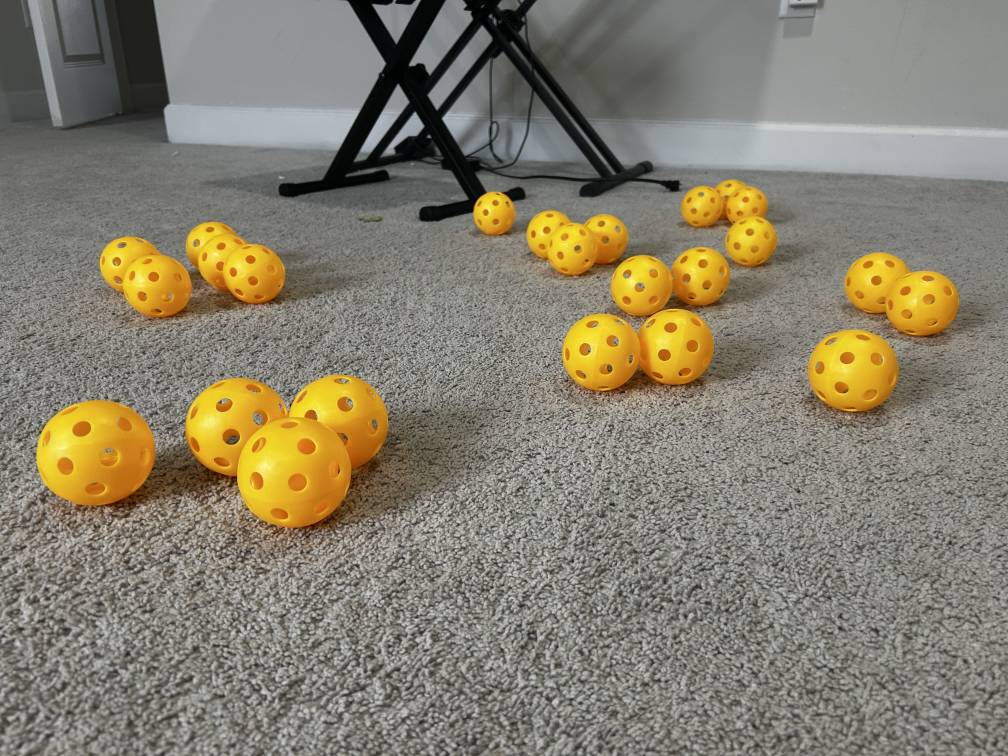
#> input picture image1.jpeg, 4032 x 3024 px, found by its file name (shown at 1/4 size)
$ python pollenextractor2.py
#> lines starting #> are read from the running program, lines starting #| are printed output that depends on the picture; after the words box and inside, x2 and y2 are one past the last pixel; in counts of white or black regions, pixels touching at a corner belong together
#Clump Tracker V3 Anish Thakare, 22012 Loose Screws
import os
import matplotlib.pyplot as plt
import cv2 as cv
import numpy as np

class Pollen:
    def __init__(self,x,y,radius,i):
        self.x=x
        self.y=y
        self.radius=radius
        self.i=i+1
    def pollenx(self):
        return self.x
    def polleny(self):
        return self.y
    def pollenrad(self):
        return 2.5*self.radius
# class Clump:
#     def __init__(self,num,):
#     self.num=
pollen_balls = []
big_clump_list=[]
def pollen_extractor():
    root = os.getcwd()
    img = cv.imread("/Users/rahulthakare/Downloads/clumpphotos/image1.jpeg")
#> img is the input picture: shape (3024, 4032, 3); mean B, G, R 109.2, 127.5, 133.9
    img = cv.resize(img, (1280, 960), interpolation=cv.INTER_AREA)
#> img: shape (960, 1280, 3)
    if img is None:
        print("IMAGE DID NOT LOAD")
        return
    #  carefully tuned hsv mask
    hsv_frame=cv.cvtColor(img, cv.COLOR_BGR2HSV)
#> hsv_frame: shape (960, 1280, 3); mean H, S, V 37.5, 40.9, 135
    low_yellow = np.array([16,68,100])
    high_yellow = np.array([35,255,255])
    yellow_mask = cv.inRange(hsv_frame, low_yellow, high_yellow)
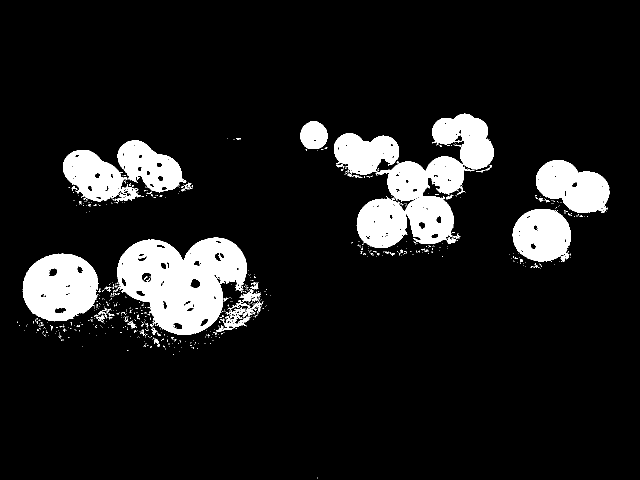
#> yellow_mask: shape (960, 1280) (shown at 1/2 size); 10.7% white; 702 white regions (661 under 20 px), largest, box (x1, y1, x2, y2) and area: (231, 475, 494, 670) 32123, (713, 227, 987, 496) 31843, (45, 507, 197, 643) 15369
    kernelC= np.ones((4,4), np.uint8)
    eroding = cv.erode(yellow_mask,kernelC)
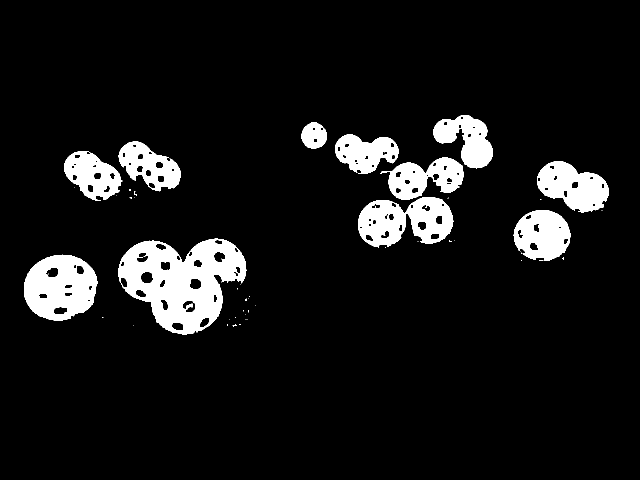
#> eroding: shape (960, 1280) (shown at 1/2 size); 8.8% white; 48 white regions (36 under 20 px), largest, box (x1, y1, x2, y2) and area: (237, 477, 493, 669) 28048, (48, 509, 195, 641) 13812, (716, 394, 907, 495) 12009
    _, binary = cv.threshold(eroding, 127, 255, cv.THRESH_BINARY)
    floodfill = binary.copy()
    h, w = binary.shape[:2]
    mask = np.zeros((h + 2, w + 2), np.uint8)
    cv.floodFill(floodfill, mask, (0, 0), 255)
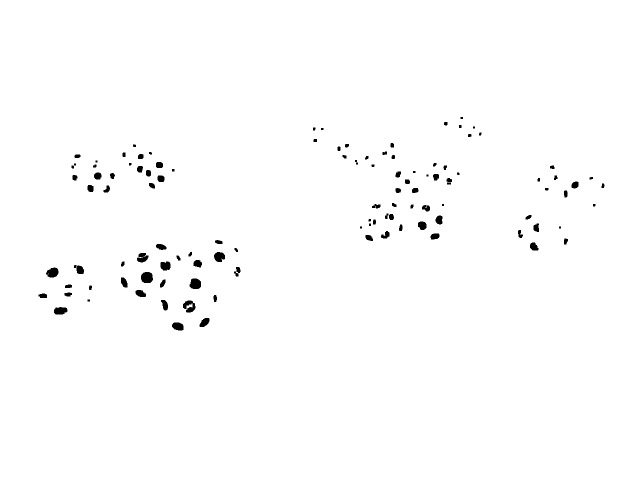
#> floodfill: shape (960, 1280) (shown at 1/2 size); 99.1% white; 114 black regions (9 under 20 px), largest, box (x1, y1, x2, y2) and area: (282, 544, 306, 566) 442, (379, 557, 402, 578) 397, (366, 601, 391, 625) 379
    floodfill_inv = cv.bitwise_not(floodfill)
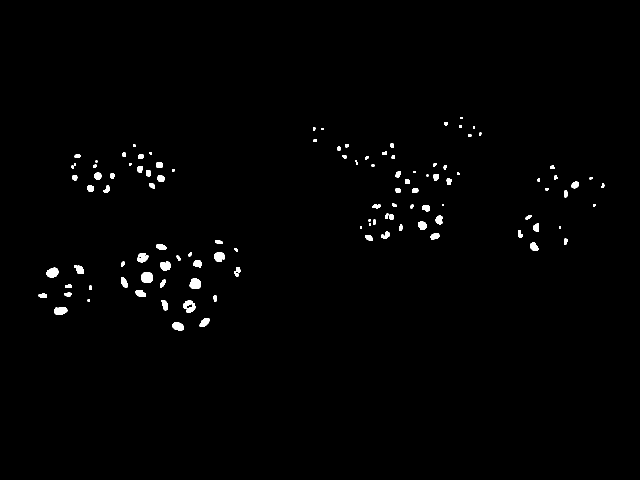
#> floodfill_inv: shape (960, 1280) (shown at 1/2 size); 0.94% white; 114 white regions (9 under 20 px), largest, box (x1, y1, x2, y2) and area: (282, 544, 306, 566) 442, (379, 557, 402, 578) 397, (366, 601, 391, 625) 379
    filled = binary | floodfill_inv
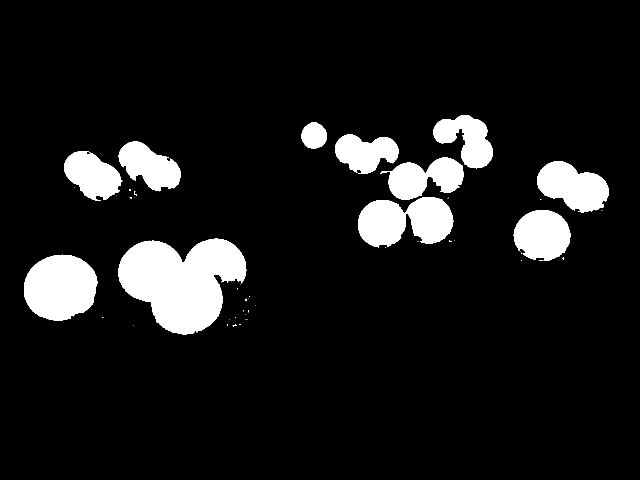
#> filled: shape (960, 1280) (shown at 1/2 size); 9.7% white; 47 white regions (35 under 20 px), largest, box (x1, y1, x2, y2) and area: (237, 477, 493, 669) 32387, (48, 509, 195, 641) 15125, (716, 394, 907, 495) 13621
    filled = cv.resize(filled, (1920, 1440), interpolation=cv.INTER_AREA)
#> filled: shape (1440, 1920)
    filled = cv.medianBlur(filled, 21)
    filledRGB = cv.cvtColor(filled, cv.COLOR_GRAY2RGB)
    circles = cv.HoughCircles(filled, cv.HOUGH_GRADIENT, dp=1, minDist=50, param1=200, param2=17, minRadius=35, maxRadius=150)
#> circles = 21 rows, first 8: [455.5, 824.5, 102.4], [1147.5, 673.5, 74.4], [644.5, 807.5, 92.7], [164.5, 866.5, 93.8], [568.5, 897.5, 98.1], [1634.5, 706.5, 75.1], [1288.5, 660.5, 69.9], [942.5, 406.5, 38.2]
    if circles is None:
        print("Hough found no circles.")
        return
    for i, circle in enumerate(circles[0, :]):
        x = int(circle[0])
        y = int(circle[1])
        r = int(circle[2])
        pollen = Pollen(x, y, r,i)
        pollen_balls.append(pollen)
        cv.circle(filledRGB, (x, y), r, ((x/6), (y/6), 2),10)
        cv.putText(
        filledRGB,
        str(i + 1),
        (x - 10, y + 10),
        cv.FONT_HERSHEY_SIMPLEX,
        1,
        (0, 0, 255),
        2
        )
#> this loop made 21 passes
#> (circle, x, y, r) on passes 1 to 8: ([455.5, 824.5, 102.4], 455, 824, 102), ([1147.5, 673.5, 74.4], 1147, 673, 74), ([644.5, 807.5, 92.7], 644, 807, 92), ([164.5, 866.5, 93.8], 164, 866, 93), ([568.5, 897.5, 98.1], 568, 897, 98), ([1634.5, 706.5, 75.1], 1634, 706, 75), ([1288.5, 660.5, 69.9], 1288, 660, 69), ([942.5, 406.5, 38.2], 942, 406, 38)
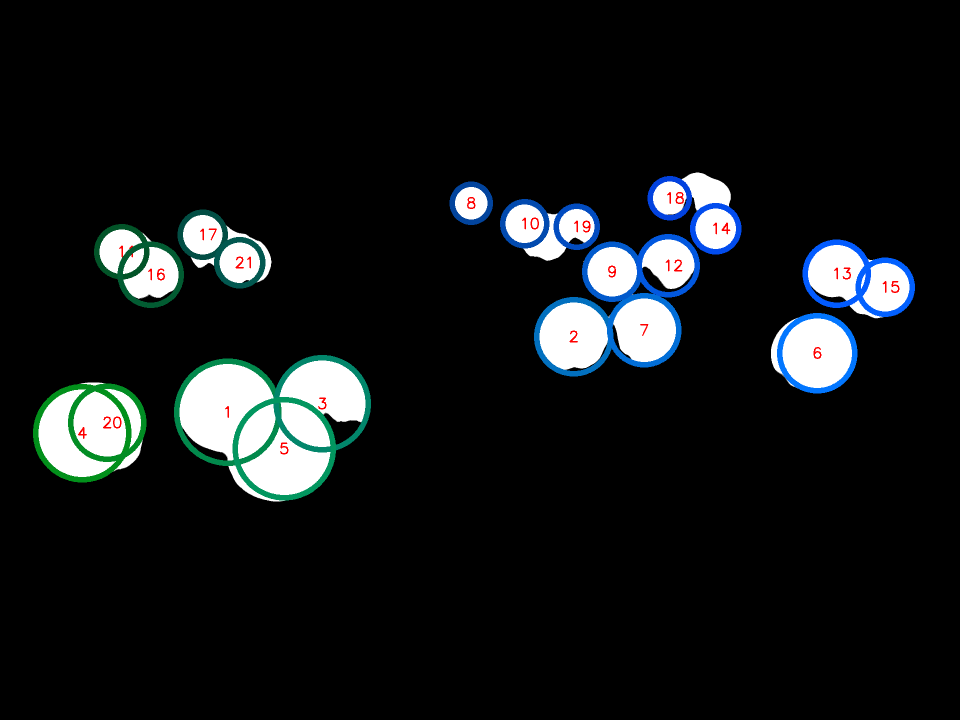
#> filledRGB: shape (1440, 1920, 3) (shown at 1/2 size); mean B, G, R 23.7, 22.6, 19.6
#> after the loop, pollen_balls = 21 items
    plt.figure("Figure 2")
    plt.imshow(filledRGB, )
    plt.show()
    for pollen in pollen_balls:
        lx,rx,uy,dy=pollen.pollenx()-pollen.pollenrad(),pollen.pollenx()+pollen.pollenrad(),pollen.polleny()+pollen.pollenrad(),pollen.polleny()-pollen.pollenrad()
        each_clump=[]
        for pollen in pollen_balls:
            if pollen.pollenx()>=lx and pollen.pollenx()<=rx and pollen.polleny()>=dy and pollen.polleny()<=uy:
                each_clump.append(pollen)
        big_clump_list.append(each_clump)
#> this loop made 21 passes
#> (lx, rx, uy, dy) on passes 1 to 8: (200, 710, 1079, 569), (962, 1332, 858, 488), (414, 874, 1037, 577), (-68.5, 396.5, 1098.5, 633.5), (323, 813, 1142, 652), (1446.5, 1821.5, 893.5, 518.5), (1115.5, 1460.5, 832.5, 487.5), (847, 1037, 501, 311)
#> after the loop, big_clump_list = 21 items

    for clump in big_clump_list:
        for ball in clump:
            print(f"x: {ball.x}, y: {ball.y}, radius: {ball.radius}, i: {ball.i}")
        print("-"*25)
#> this loop made 21 passes
#> (printed output is left out)
    for pollen in pollen_balls:
        print(pollen.x, pollen.y, pollen.radius)
    print("User exited the program.")
if __name__ == "__main__":
    pollen_extractor()

$ run again, with image10.jpeg copied over image1.jpeg
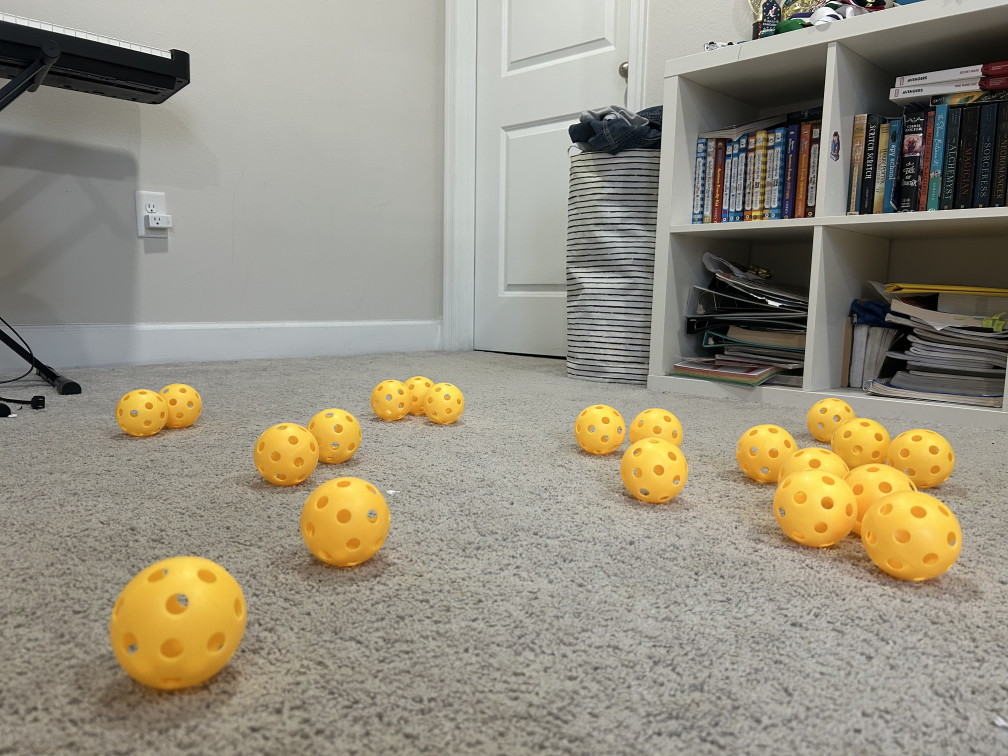
#> input picture image10.jpeg, 4032 x 3024 px, found by its file name (shown at 1/4 size)
#> in pollen_extractor, img is the input picture: shape (3024, 4032, 3); mean B, G, R 127.1, 143.4, 149.5
#> img: shape (960, 1280, 3)
#> hsv_frame: shape (960, 1280, 3); mean H, S, V 34.6, 40.5, 150.9
#> in pollen_extractor, `yellow_mask = cv.inRange(hsv_frame, low_yellow, high_yellow)`:
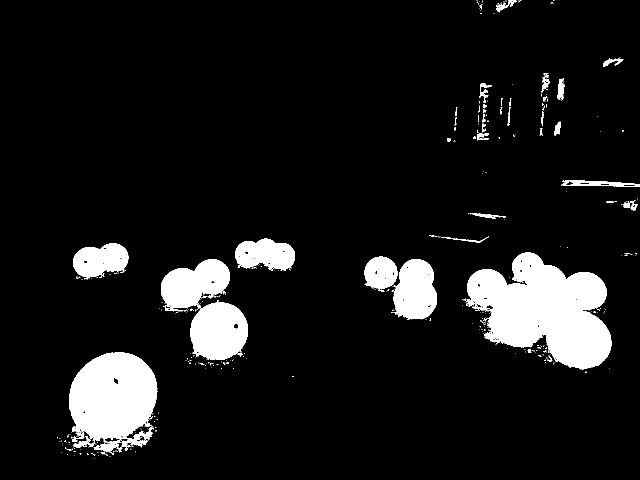
#> yellow_mask: shape (960, 1280) (shown at 1/2 size); 9.5% white; 405 white regions (360 under 20 px), largest, box (x1, y1, x2, y2) and area: (931, 505, 1223, 739) 41905, (138, 705, 315, 895) 25564, (322, 518, 496, 720) 19724
#> eroding: shape (960, 1280); 8.1% white; 77 white regions (55 under 20 px), largest, box (x1, y1, x2, y2) and area: (936, 507, 1222, 738) 38572, (140, 707, 313, 880) 22728, (383, 607, 495, 718) 9634
#> floodfill: shape (960, 1280); 99.8% white; 41 black regions (8 under 20 px), largest, box (x1, y1, x2, y2) and area: (226, 755, 239, 770) 158, (466, 647, 479, 660) 142, (966, 593, 977, 602) 78
#> circles = 15 rows, first 8: [659.5, 991.5, 82], [356.5, 1172.5, 112.5], [1246.5, 892.5, 62.8], [1142.5, 818.5, 45.2], [540.5, 867.5, 54.9], [1757.5, 1026.5, 74.6], [1250.5, 827.5, 47.6], [745.5, 762.5, 36.3]
#> the loop in pollen_extractor, `for i, circle in enumerate(circles[0, :]):` made 15 passes
#> (circle, x, y, r) on passes 1 to 8: ([659.5, 991.5, 82], 659, 991, 82), ([356.5, 1172.5, 112.5], 356, 1172, 112), ([1246.5, 892.5, 62.8], 1246, 892, 62), ([1142.5, 818.5, 45.2], 1142, 818, 45), ([540.5, 867.5, 54.9], 540, 867, 54), ([1757.5, 1026.5, 74.6], 1757, 1026, 74), ([1250.5, 827.5, 47.6], 1250, 827, 47), ([745.5, 762.5, 36.3], 745, 762, 36)
#> after the loop in pollen_extractor, `for i, circle in enumerate(circles[0, :]):`:
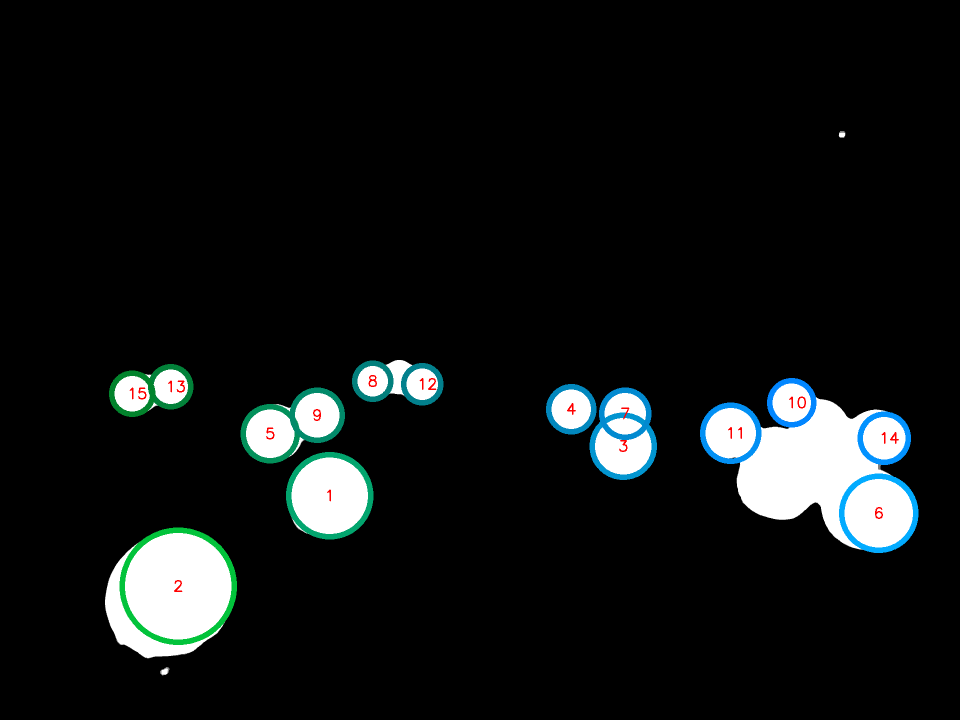
#> filledRGB: shape (1440, 1920, 3) (shown at 1/2 size); mean B, G, R 20.1, 20.1, 17.3
#> after the loop in pollen_extractor, `for i, circle in enumerate(circles[0, :]):`: pollen_balls = 15 items
#> the loop in pollen_extractor, `for pollen in pollen_balls:` made 15 passes
#> (lx, rx, uy, dy) on passes 1 to 8: (454, 864, 1196, 786), (76, 636, 1452, 892), (1091, 1401, 1047, 737), (1029.5, 1254.5, 930.5, 705.5), (405, 675, 1002, 732), (1572, 1942, 1211, 841), (1132.5, 1367.5, 944.5, 709.5), (655, 835, 852, 672)
#> the loop in pollen_extractor, `for clump in big_clump_list:` made 15 passes
#> (printed output is left out)
#> the loop in pollen_extractor, `for pollen in pollen_balls:` made 15 passes
#| 659 991 82
#| 356 1172 112
#| 1246 892 62
#| 1142 818 45
#| 540 867 54
#> (further printed lines are left out)

$ run again, with image11.jpeg copied over image1.jpeg
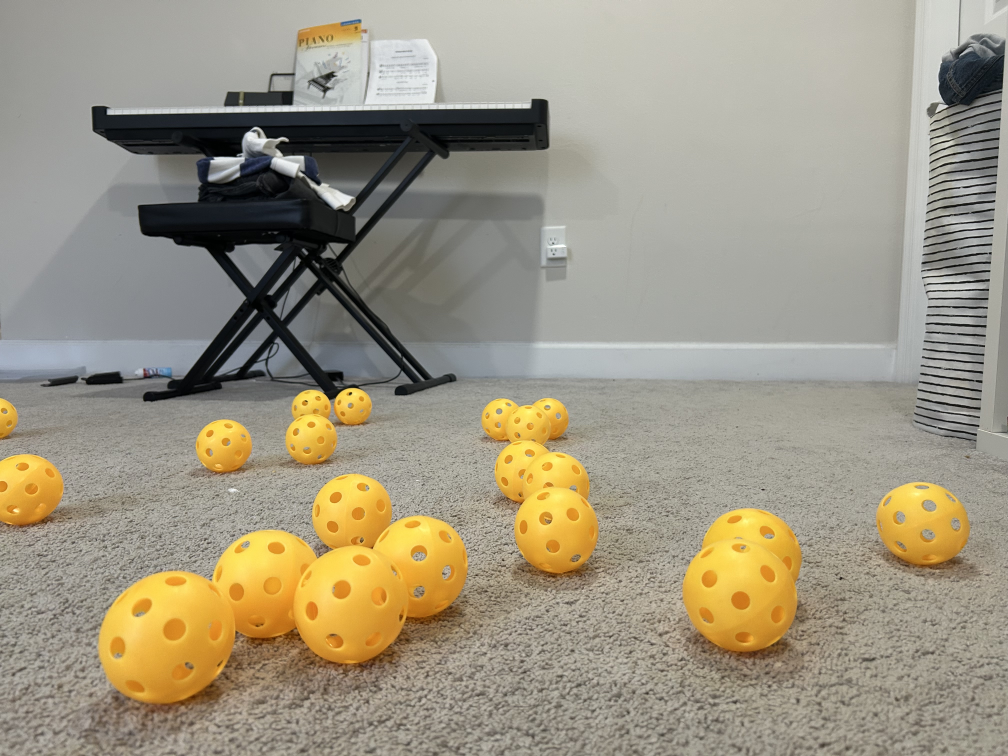
#> input picture image11.jpeg, 4032 x 3024 px, found by its file name (shown at 1/4 size)
#> in pollen_extractor, img is the input picture: shape (3024, 4032, 3); mean B, G, R 130, 149.3, 157
#> img: shape (960, 1280, 3)
#> hsv_frame: shape (960, 1280, 3); mean H, S, V 39, 43.7, 158.5
#> in pollen_extractor, `yellow_mask = cv.inRange(hsv_frame, low_yellow, high_yellow)`:
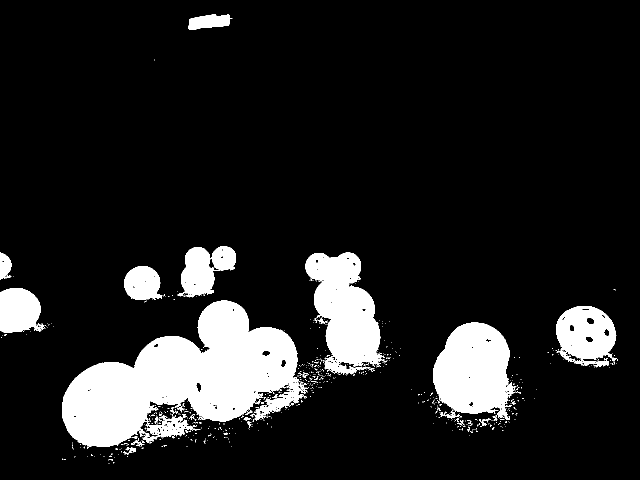
#> yellow_mask: shape (960, 1280) (shown at 1/2 size); 12.6% white; 671 white regions (636 under 20 px), largest, box (x1, y1, x2, y2) and area: (124, 601, 616, 894) 73802, (611, 505, 770, 749) 22851, (866, 645, 1032, 840) 22720
#> eroding: shape (960, 1280); 10.9% white; 79 white regions (52 under 20 px), largest, box (x1, y1, x2, y2) and area: (126, 603, 594, 893) 66828, (868, 647, 1018, 826) 20535, (613, 507, 759, 729) 19498
#> floodfill: shape (960, 1280); 99.7% white; 65 black regions (9 under 20 px), largest, box (x1, y1, x2, y2) and area: (1172, 635, 1190, 651) 246, (391, 764, 405, 786) 230, (1171, 672, 1189, 686) 214
#> circles = 17 rows, first 8: [672.5, 980.5, 75.7], [1426.5, 1068.5, 98.2], [514.5, 1114.5, 103.4], [313.5, 1227.5, 124.2], [787.5, 1078.5, 102.1], [427.5, 851.5, 50.1], [1062.5, 1007.5, 80.9], [1758.5, 985.5, 87.6]
#> the loop in pollen_extractor, `for i, circle in enumerate(circles[0, :]):` made 17 passes
#> (circle, x, y, r) on passes 1 to 8: ([672.5, 980.5, 75.7], 672, 980, 75), ([1426.5, 1068.5, 98.2], 1426, 1068, 98), ([514.5, 1114.5, 103.4], 514, 1114, 103), ([313.5, 1227.5, 124.2], 313, 1227, 124), ([787.5, 1078.5, 102.1], 787, 1078, 102), ([427.5, 851.5, 50.1], 427, 851, 50), ([1062.5, 1007.5, 80.9], 1062, 1007, 80), ([1758.5, 985.5, 87.6], 1758, 985, 87)
#> after the loop in pollen_extractor, `for i, circle in enumerate(circles[0, :]):`:
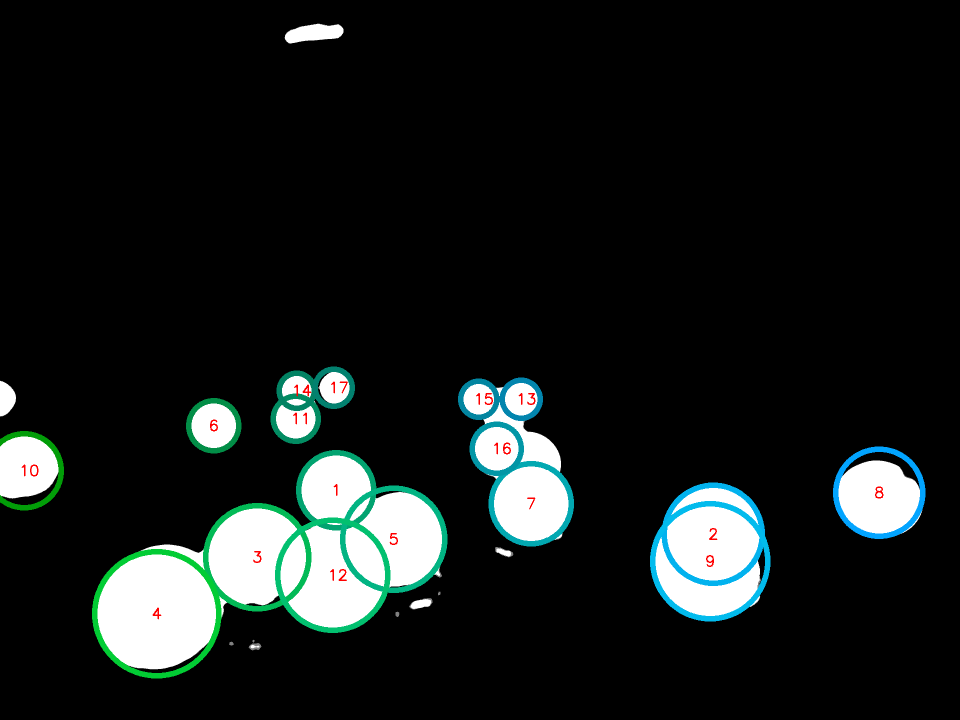
#> filledRGB: shape (1440, 1920, 3) (shown at 1/2 size); mean B, G, R 27.6, 28.5, 23.8
#> after the loop in pollen_extractor, `for i, circle in enumerate(circles[0, :]):`: pollen_balls = 17 items
#> the loop in pollen_extractor, `for pollen in pollen_balls:` made 17 passes
#> (lx, rx, uy, dy) on passes 1 to 8: (484.5, 859.5, 1167.5, 792.5), (1181, 1671, 1313, 823), (256.5, 771.5, 1371.5, 856.5), (3, 623, 1537, 917), (532, 1042, 1333, 823), (302, 552, 976, 726), (862, 1262, 1207, 807), (1540.5, 1975.5, 1202.5, 767.5)
#> the loop in pollen_extractor, `for clump in big_clump_list:` made 17 passes
#> (printed output is left out)
#> the loop in pollen_extractor, `for pollen in pollen_balls:` made 17 passes
#| 672 980 75
#| 1426 1068 98
#| 514 1114 103
#| 313 1227 124
#| 787 1078 102
#> (further printed lines are left out)
